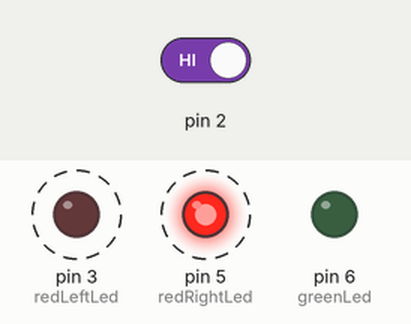
The sketch below on a simulated Arduino Uno, built with avr-gcc and run on an emulated ATmega328P. On the bench: output pins drawn as LEDs (lit = HIGH). Dashed ring = blinking. The inputs (shaded band) are chosen by the test bench; at power-on: pin 2 HIGH.

Above: at 1.84 s.
2.6 s: pin 2 driven LOW
At 3.26 s:
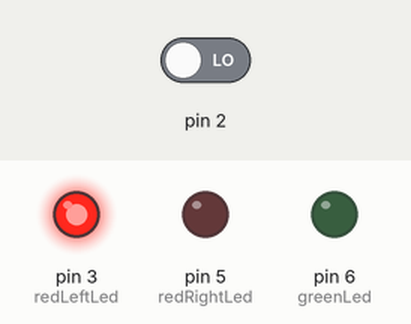
At 3.63 s:
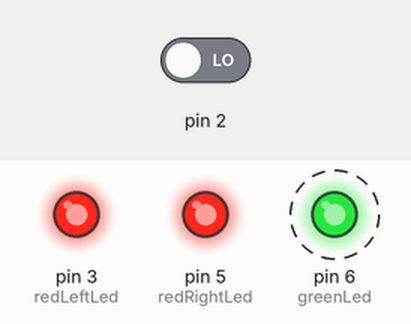
6.4 s: pin 2 driven HIGH
At 6.93 s:
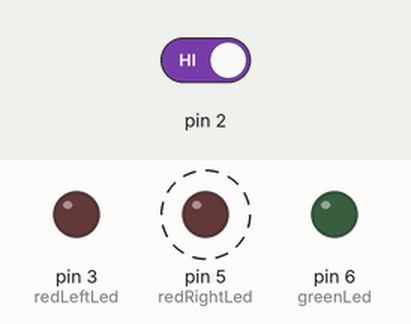
Timing chart, 0 to 15.9 s (numbered marks = the images above; inputs shaded):
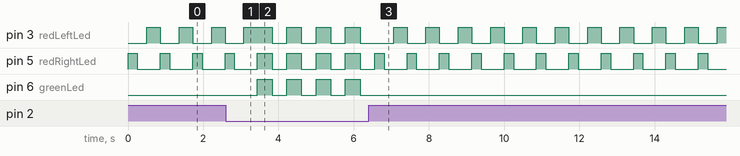

Measured:
- after the input at 2.6 s, pin 6 (greenLed): alternates HIGH for 0.39 s and LOW for 0.39 s, starting after 0.84 s
- after the input at 6.4 s, pin 6 (greenLed): stops changing and stays LOW
- by itself, pin 3 (redLeftLed): alternates HIGH for 0.36 s and LOW for 0.50 s
- by itself, pin 5 (redRightLed): alternates HIGH for 0.25 s and LOW for 0.61 s

The sketch:

spaceship_copy_20230828214225.ino
```cpp
// Variable that will be changed
int switchState = 0;

// Constantes for the leds
// the variable can be used just as any other variable of its type, but its value cannot be changed.
// -------------------------
const int greenLed = 6;
const int redLeftLed = 3;
const int redRightLed = 5;

// -------------------------
void setup() {

  // Define the purpose of the pin using the pinMode function
  // Take the pin number and the type, output or input
  // Output : Can activate components
  // Input : Check if a button is pressed for example
  // -------------------------
  pinMode(greenLed, OUTPUT);
  pinMode(redLeftLed, OUTPUT);
  pinMode(redRightLed, OUTPUT);
  pinMode(2, INPUT);

  // pinMode : Configures the specified pin to behave either as an input or an output.
}

void loop() {
  // pin 2 and store the value in the switchState variable.
  // If there’s voltage on the pin when digitalRead() is called, the switchState variable will get the value HIGH (or 1).
  // If there is no voltage on the pin, switchState will get the value LOW (or 0)

  switchState = digitalRead(2); // Reads the value from a specified digital pin, either HIGH or LOW.


  if (switchState == LOW) {
    // the button is not pressed
    digitalWrite(greenLed, HIGH);  // green LED
    digitalWrite(redLeftLed, HIGH);   // red LED
    digitalWrite(redRightLed, HIGH);

    delay(390);
         digitalWrite(greenLed, LOW);  // green LED

     digitalWrite(redLeftLed, LOW);   // red LED
    digitalWrite(redRightLed, LOW);


 delay(390);
     digitalWrite(greenLed, HIGH);  // green LED

     digitalWrite(redLeftLed, HIGH);   // red LED
    digitalWrite(redRightLed, LOW);

       // red LED
  }

  else {  // the button is pressed
    digitalWrite(greenLed, LOW);
    digitalWrite(redLeftLed, LOW);
    digitalWrite(redRightLed, HIGH);
    delay(250);  // wait for a quarter second
                 // toggle the LEDs
    digitalWrite(greenLed, LOW);
    digitalWrite(redRightLed, LOW);

    delay(250);  // wait for a quarter second

    digitalWrite(redLeftLed, HIGH);
    delay(360);
    digitalWrite(redLeftLed, LOW);
  }


}
```
